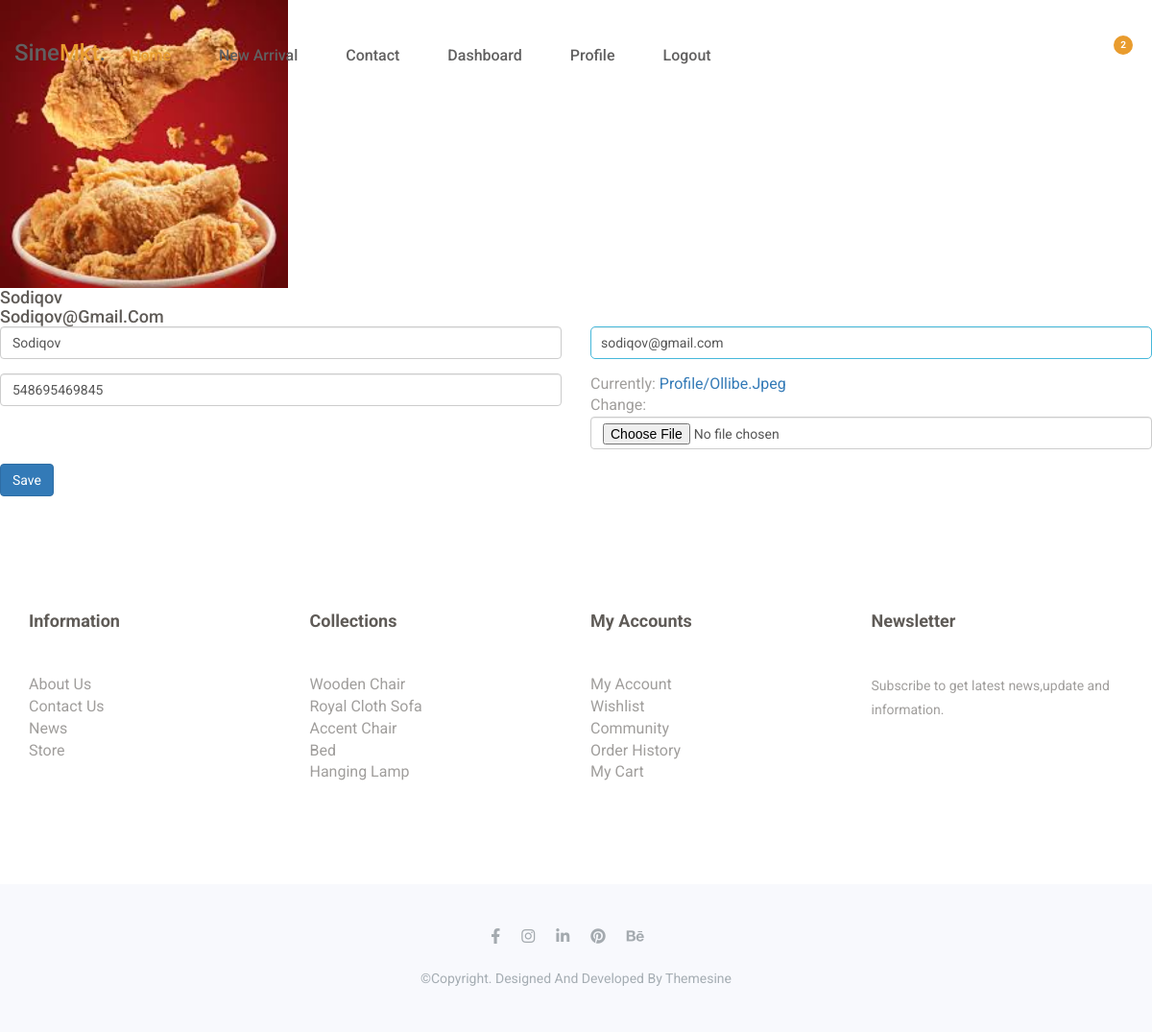
Page /profile (signed in) on the committed database.
### furn/models.py (models this page shows, shortened)
class MyUser(AbstractUser):
    username = None
    email = models.EmailField(unique=True)
    USERNAME_FIELD = 'email'
    REQUIRED_FIELDS = ['first_name', 'last_name']
    is_organiser = models.BooleanField(default=False)
    is_agent = models.BooleanField(default=False)

class Profile(models.Model):
    class Meta:
        verbose_name = "My profile"
        verbose_name_plural = "Profile"
    sell = models.IntegerField(default=0)
    bio = models.CharField(max_length=100, default="biooo")
    phone_number = models.IntegerField(default=998949949494)
    custome_user = models.OneToOneField(MyUser, on_delete=models.CASCADE)
    image = models.ImageField(default='arrivals5.png', upload_to = "profile")

### furn/views.py (the view)
# urls.py: path('profile', profile, name='profile'),
def profile(request):
    if request.method == 'POST':
        user_form = UptadeUserForm(request.POST, instance=request.user)
        profile_form = UptadeProfileForm(request.POST, request.FILES, instance=request.user.profile)
        if user_form.is_valid() and profile_form.is_valid():
            user_form.save()
            profile_form.save()
            return redirect("furn:home")
    else:
        user_form = UptadeUserForm(instance=request.user)
        profile_form = UptadeProfileForm(instance=request.user.profile)
    context = {
        "user_form": user_form,
        "profile_form": profile_form
    }
    return render(request, 'pages/profile.html', context)

### furn/form.py
class UptadeUserForm(forms.ModelForm):
    class Meta:
        model = User
        fields = ['first_name', 'email']

class UptadeProfileForm(forms.ModelForm):
    class Meta:
        model = Profile
        fields = ['image', 'phone_number']

### templates/pages/profile.html (shortened to what this page needs)
{% extends 'layouts/base.html' %}
{% block content %}
<link rel="stylesheet"
    href="https://cdnjs.cloudflare.com/ajax/libs/MaterialDesign-Webfont/3.6.95/css/materialdesignicons.css">
<div>
    <img src="{{ user.profile.image.url }}" style="width: 300px;">
    <h1>{{ user.first_name }}</h1>
    <h1>{{ user.email }}</h1>
    <form method="post" enctype="multipart/form-data">
        {% load widget_tweaks %}
        <div class="row">
            <div class="col-md-6 form-group mt-5">
                {% render_field user_form.first_name type='text' class='form-control' %}
            </div>
            <div class="col-md-6 form-group mt-5">
                {% render_field user_form.email type='email' class='form-control' %}
            </div>
            <div class="col-md-6 form-group mt-5">
                {% render_field profile_form.phone_number type='text' class='form-control' %}
            </div>
            <div class="col-md-6 form-group mt-5">
                {% render_field profile_form.image type='file' class='form-control' %}
            </div>
        </div>
        <button type="submit" class="btn btn-primary">Save</button>
    </form>
</div>
{% endblock %}

### templates/layouts/base.html (shortened to what this page needs)
<!DOCTYPE html>
{% load static %}
<html lang="en">
<head>
    <link rel="stylesheet" href="https://cdnjs.cloudflare.com/ajax/libs/font-awesome/6.2.0/css/all.min.css">
    <link rel="stylesheet" href="{% static 'css/font-awesome.min.css' %}">
    <link rel="stylesheet" href="{% static 'css/linearicons.css' %}">
    <link rel="stylesheet" href="{% static 'css/animate.css' %}">
    <link rel="stylesheet" href="{% static 'css/owl.carousel.min.css' %}">
    <link rel="stylesheet" href="{% static 'css/owl.theme.default.min.css' %}">
    <link rel="stylesheet" href="{% static 'css/bootstrap.min.css' %}">
    <link rel="stylesheet" href="{% static 'css/bootsnav.css' %}">
    <link rel="stylesheet" href="{% static 'css/style.css' %}">
    <link rel="stylesheet" href="{% static 'css/responsive.css' %}">
</head>
<body>
    <div class="block-content">
        {% include 'includes/navigation.html' %}
            {% block content %}
            {% endblock content %}
        {% include 'includes/footer.html' %}
    </div>
</body>
</html>

### templates/includes/logout-coniform.html (shortened to what this page needs)
{% load static %}

### templates/includes/navigation.html (shortened to what this page needs)
{% load static %}
<header id="home" class="welcome-hero">
    <div class="top-area">
        <div class="header-area">
            <nav class="navbar navbar-default bootsnav  navbar-sticky navbar-scrollspy" data-minus-value-desktop="70"
                data-minus-value-mobile="55" data-speed="1000">
                <div class="container">
                    <div class="attr-nav">
                        <ul>
                            <li class="search">
                                <a href="#"><span class="lnr lnr-magnifier"></span></a>
                            </li>
                            <li class="nav-setting">
                                <a href="#"><span class="lnr lnr-cog"></span></a>
                            </li>
                            <li class="dropdown">
                                <a href="#" class="dropdown-toggle" data-toggle="dropdown">
                                    <span class="lnr lnr-cart"></span>
                                    <span class="badge badge-bg-1">2</span>
                                </a>
                            </li>
                        </ul>
                    </div>
                    <div class="navbar-header">
                        <a class="navbar-brand" href="{% url 'furn:home' %}">sine<span>mkt</span>.</a>
                    </div>
                    <div class="collapse navbar-collapse menu-ui-design" id="navbar-menu">
                        <ul class="nav navbar-nav navbar-center" data-in="fadeInDown" data-out="fadeOutUp">
                            <li class="active"><a href="{% url 'furn:home' %}">home</a></li>
                            <li class="scroll"><a href="#new-arrivals">new arrival</a></li>
                            <li><a href="#contactus">contact</a></li>
                            {% if request.user.is_organiser %}
                            <li class=""><a href="/dashboard/">dashboard</a></li>
                            {% endif %}
                            {% if request.user.is_authenticated %}
                            <li class="profile-navbar"><a href="{% url 'furn:profile' %}">Profile</a></li>
                            <li class="logout-navbar"><a href="#">Logout</a></li>
                            {% endif %}
                        </ul>
                    </div>
                </div>
            </nav>
        </div>
    </div>
</header>

### templates/includes/footer.html (shortened to what this page needs)
{% load static %}
<section id="newsletter" class="newsletter">
    <div class="container">
        <div class="hm-footer-details">
            <div class="row">
                <div class=" col-md-3 col-sm-6 col-xs-12">
                    <div class="hm-footer-widget">
                        <div class="hm-foot-title">
                            <h4>information</h4>
                        </div>
                        <div class="hm-foot-menu">
                            <ul>
                                <li><a href="#">about us</a></li>
                                <li><a href="#">contact us</a></li>
                                <li><a href="#">news</a></li>
                                <li><a href="#">store</a></li>
                            </ul>
                        </div>
                    </div>
                </div>
                <div class=" col-md-3 col-sm-6 col-xs-12">
                    <div class="hm-footer-widget">
                        <div class="hm-foot-title">
                            <h4>collections</h4>
                        </div>
                        <div class="hm-foot-menu">
                            <ul>
                                <li><a href="#">wooden chair</a></li>
                                <li><a href="#">royal cloth sofa</a></li>
                                <li><a href="#">accent chair</a></li>
                                <li><a href="#">bed</a></li>
                                <li><a href="#">hanging lamp</a></li>
                            </ul>
                        </div>
                    </div>
                </div>
                <div class=" col-md-3 col-sm-6 col-xs-12">
                    <div class="hm-footer-widget">
                        <div class="hm-foot-title">
                            <h4>my accounts</h4>
                        </div>
                        <div class="hm-foot-menu">
                            <ul>
                                <li><a href="#">my account</a></li>
                                <li><a href="#">wishlist</a></li>
                                <li><a href="#">Community</a></li>
                                <li><a href="#">order history</a></li>
                                <li><a href="#">my cart</a></li>
                            </ul>
                        </div>
                    </div>
                </div>
                <div class=" col-md-3 col-sm-6  col-xs-12">
                    <div class="hm-footer-widget">
                        <div class="hm-foot-title">
                            <h4>newsletter</h4>
                        </div>
                        <div class="hm-foot-para">
                            <p>
                                Subscribe to get latest news,update and information.
                            </p>
                        </div>
                    </div>
                </div>
            </div>
        </div>
    </div>
</section>
<footer id="footer" class="footer">
    <div class="container">
        <div class="hm-footer-copyright text-center">
            <div class="footer-social">
                <a href="#"><i class="fa fa-facebook"></i></a>
                <a href="#"><i class="fa fa-instagram"></i></a>
                <a href="#"><i class="fa fa-linkedin"></i></a>
                <a href="#"><i class="fa fa-pinterest"></i></a>
                <a href="#"><i class="fa fa-behance"></i></a>
            </div>
            <p>
                &copy;copyright. designed and developed by <a href="https://www.themesine.com/">themesine</a>
            </p>
        </div>
    </div>
</footer>

### static/css/bootsnav.css (style rules this page uses)
nav.bootsnav .container { position: relative; }
nav.navbar.bootsnav { margin-bottom: 0; -moz-border-radius: 0px; -webkit-border-radius: 0px; -o-border-radius: 0px; border-radius: 0px; background-color: #fff; border: none; border-bottom: solid 1px #e0e0e0; z-index: 9; }
nav.navbar.bootsnav ul.nav > li > a { color: #6f6f6f; background-color: transparent; outline: none; margin-bottom: -2px; }
nav.navbar.bootsnav ul.nav li.megamenu-fw > a:hover, nav.navbar.bootsnav ul.nav li.megamenu-fw > a:focus, nav.navbar.bootsnav ul.nav li.active > a:hover, nav.navbar.bootsnav ul.nav li.active > a:focus, nav.navbar.bootsnav ul.nav li.active > a { background-color: transparent; }
.attr-nav { float: right; display: inline-block; margin-left: 13px; margin-right: -15px; }
.attr-nav > ul { padding: 0; margin: 0 0 -7px 0; list-style: none; display: inline-block; }
.attr-nav > ul > li { float: left; display: block; }
.attr-nav > ul > li > a { color: #6f6f6f; display: block; padding: 28px 15px; position: relative; }
.attr-nav > ul > li > a span.badge { position: absolute; top: 50%; margin-top: -15px; right: 5px; font-size: 10px; padding: 0; width: 15px; height: 15px; padding-top: 2px; }
body { -webkit-transition: all 0.3s ease-in-out; -moz-transition: all 0.3s ease-in-out; -o-transition: all 0.3s ease-in-out; -ms-transition: all 0.3s ease-in-out; transition: all 0.3s ease-in-out; }
@media (min-width: 1024px) { nav.navbar.bootsnav ul.nav > li > a { padding: 30px 15px; font-weight: 600; } }

### static/css/style.css (style rules this page uses)
* { padding: 0; margin: 0; }
* { -webkit-box-sizing:border-box; -moz-box-sizing:border-box; -o-box-sizing:border-box; -ms-box-sizing:border-box; box-sizing:border-box; }
body { font-family: 'Roboto', sans-serif; font-size:16px; color:#a09e9c; background: #fff; text-transform: capitalize; max-width:1920px; margin:0 auto; overflow-x:hidden; scroll-behavior: smooth; }
#id_email { border-radius: 5px; border: 1px solid #46b8da; padding: 5px 10px; padding-right: 20px; }
h1,h2,h3,h4,h5,h6 { margin: 0; color:#5f5b57; font-size: 18px; font-weight: 500; }
p { margin: 0; color:#a09e9c; font-size:16px; line-height: 1.8; }
img { border:none;max-width:100%; height:auto; }
ul { padding: 0; margin: 0 auto; list-style: none; }
ul li { list-style: none; }
select,input,textarea,button { box-shadow:none;outline:0!important; }
button { background: transparent;border: 0; }
html,body { height: 100%; }
nav.navbar.bootsnav { background-color: transparent; border-bottom: transparent; }
.navbar-header a.navbar-brand,.navbar-header a.navbar-brand:hover,.navbar-header a.navbar-brand:focus { display: inline-block; color: #616060; font-size: 24px; font-weight: 500; padding: 45px 0px; text-transform:capitalize; }
.navbar-header a.navbar-brand span { display: inline-block;color:#e99c2e;text-transform:capitalize; }
nav.navbar.bootsnav ul.nav > li > a { color: #616060; font-size: 16px; font-weight: 500; text-transform: capitalize; -webkit-transition: 0.3s linear; -moz-transition: 0.3s linear; -ms-transition: 0.3s linear; -o-transition: 0.3s linear; transition: 0.3s linear; }
nav.navbar.bootsnav ul.nav > li > a { padding: 48px 25px; }
nav.navbar.bootsnav ul.nav > li.active>a { color: #e99c2e; }
.menu-ui-design { overflow-y:scroll;height: 350px; }
.attr-nav { position: relative; top:5px; }
.attr-nav > ul > li > a { color: #616060; padding: 44px 15px; font-size: 18px; font-weight: 500; }
.badge { background-color: #e99c2e; border: 2px solid #e99c2e; }
.attr-nav > ul > li > a span.badge { margin-top: -25px; width: 20px; height: 20px; padding-top: 3px; }
.welcome-hero { position: relative; z-index: 1; background: #f8f9fd; }
.header-area { position: absolute;top:0;left:0;width: 100%;z-index: 99; }
.newsletter { padding:120px 0 75px; }
.hm-footer-widget { margin-bottom: 30px; }
.hm-foot-title h4 { font-size: 18px; font-weight: 700; margin-bottom: 45px; }
.hm-foot-menu ul li a { color: #a09e9c; font-size: 16px; font-weight: 400; margin-bottom: 15px; -webkit-transition: .3s; -moz-transition:.3s; -ms-transition:.3s; -o-transition:.3s; transition: .3s; }
.hm-foot-para p { font-size: 14px; text-transform: initial; margin-bottom: 25px; }
.footer { background: #f8f9fd; display: flex; align-items: center; height: 154px; }
.hm-footer-copyright p,.hm-footer-copyright p a { color: #a5adb3; font-size: 14px; font-weight: 400; }
.footer-social a i { color: #a4aaaf; margin: 0 18px 24px 0; -webkit-transition: .3s; -moz-transition:.3s; -ms-transition:.3s; -o-transition:.3s; transition: .3s; }

### rows in the picture
MyUser: profile.image (picture), first_name "Sodiqov", email "Sodiqov@gmail.com", email "sodiqov@gmail.com"
Profile: phone_number "548695469845"
